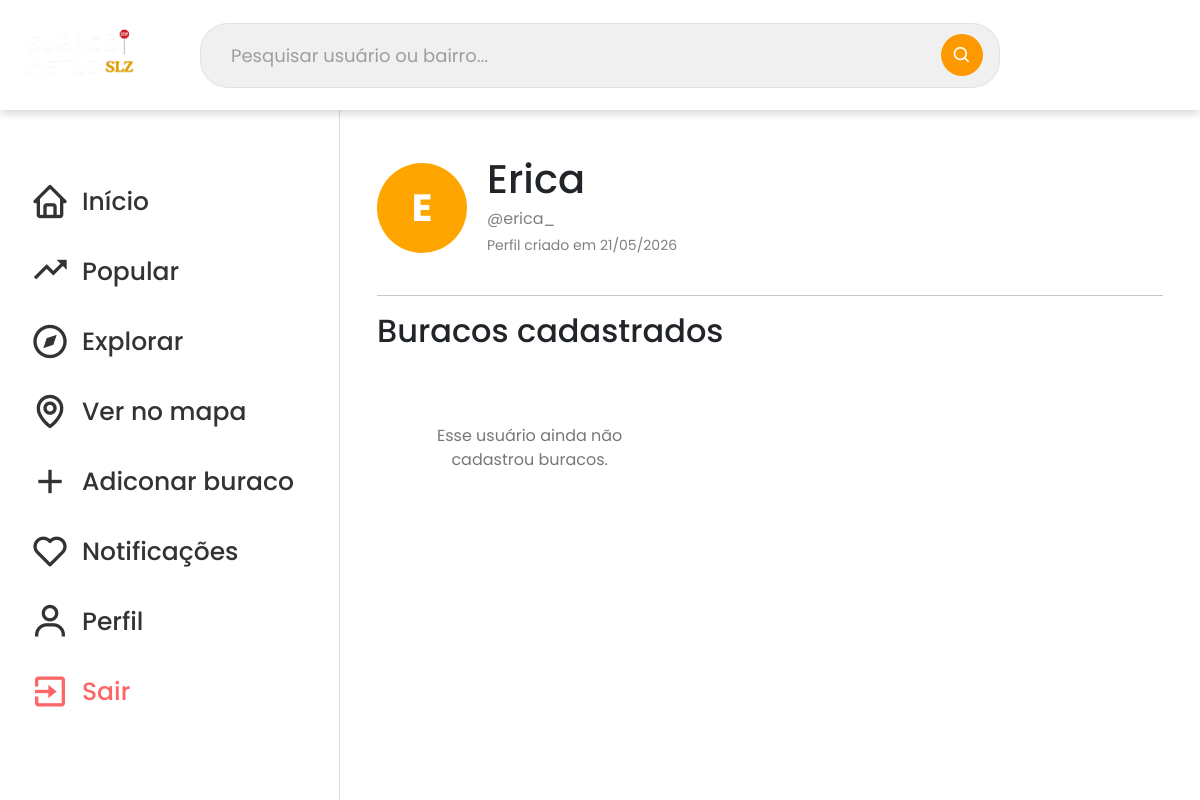
Before: /perfil/erica_/ (signed in) with the older database file.
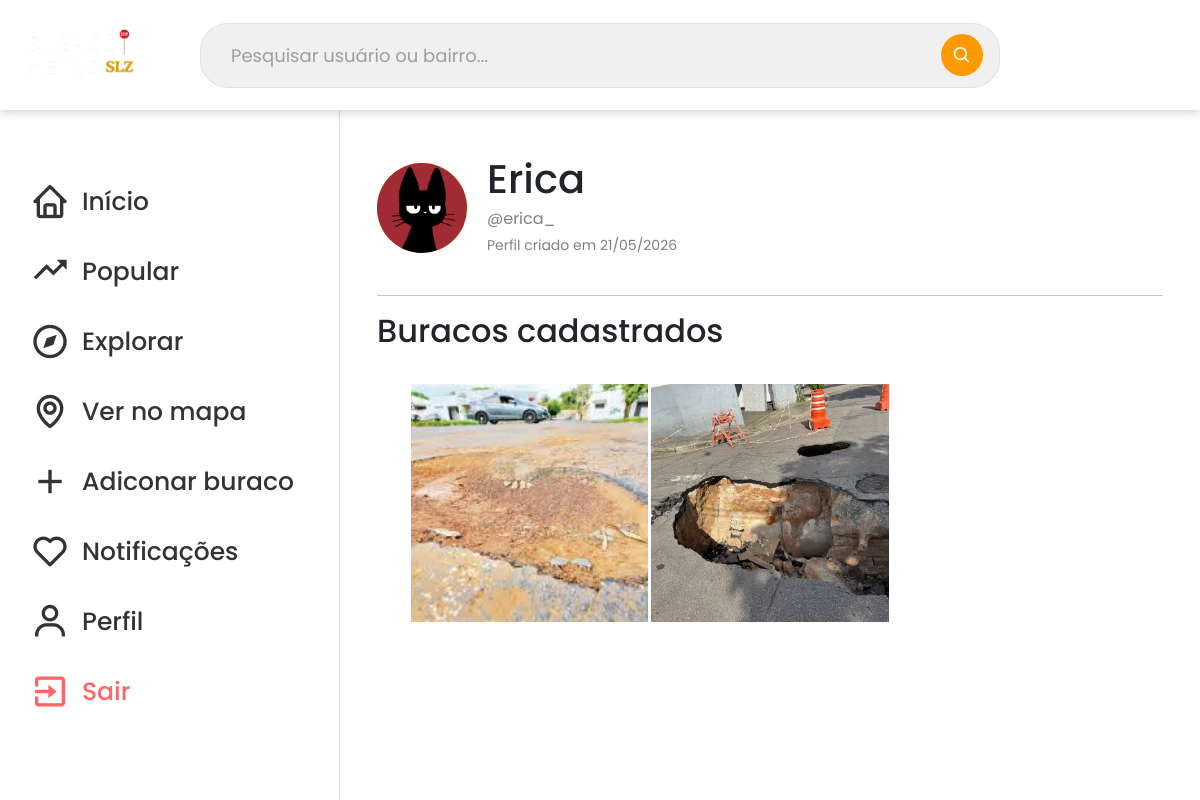
After: the same page with the newer database file.
### usuarios/models.py (models this page shows, shortened)
class CustomUser(AbstractUser):
    date_of_birth = models.DateField(null=True, blank=True)
    name = models.CharField(max_length=255, null=True, blank=True)
    foto = models.ImageField(upload_to='perfis/', null=True, blank=True)
    objects = UserManager()

### buracos/models.py (models this page shows, shortened)
class Buraco(models.Model):
    titulo = models.CharField(max_length=255)
    descricao = models.TextField()
    local = models.CharField(max_length=255)
    endereco = models.CharField(max_length=255)
    url_imagem = models.URLField()
    tamanho = models.SmallIntegerField(default=1)
    data_atual = models.DateTimeField(auto_now_add=True)
    created_at = models.DateTimeField(auto_now_add=True)  # Data e hora de criação (preenchido automaticamente)
    updated_at = models.DateTimeField(auto_now=True)  # Data e hora de última atualização (atualizado automaticamente)
    usuario = models.ForeignKey(settings.AUTH_USER_MODEL, on_delete=models.CASCADE, null=True, blank=True)

### usuarios/views.py (the view)
# urls.py: path('perfil/<str:username>/', perfilPublicoView, name='perfilPublicoView'),
def perfilPublicoView(request, username):
    usuario_perfil = get_object_or_404(CustomUser, username=username)
    buracos = Buraco.objects.filter(usuario=usuario_perfil).order_by('-created_at')
    return render(request, 'usuarios/perfil_publico.html', {
        'usuario_perfil': usuario_perfil,
        'buracos': buracos,
    })

### usuarios/templates/usuarios/perfil_publico.html (shortened to what this page needs)
{% extends 'principal/principal.html' %}
{% load static %}
{% block content %}
<div class="perfil-container">
    <div class="perfil-header">
        <div class="perfil-avatar">
            {% if usuario_perfil.foto %}
                <img src="{{ usuario_perfil.foto.url }}" alt="Foto de perfil">
            {% else %}
                {{ usuario_perfil.username|slice:":1"|upper }}
            {% endif %}
        </div>
        <div class="perfil-info">
            <h1>
                {{ usuario_perfil.name|default:usuario_perfil.username }}
            </h1>
            <p>
                @{{ usuario_perfil.username }}
                <p class="perfil-data">
                    Perfil criado em {{ usuario_perfil.date_joined|date:"d/m/Y" }}
                </p>
            </p>
        </div>
    </div>
    <hr>
    <h2 class="perfil-subtitle">
        Buracos cadastrados
    </h2>
    <div class="feed-container">
        <div class="explorar-grid perfil-grid">
    {% for buraco in buracos %}
        <a href="{% url 'detalheBuracoView' buraco.id %}" class="explorar-item" data-index="{{ forloop.counter0 }}">
            <img src="{% static 'image-users/' %}{{ buraco.url_imagem }}" alt="{{ buraco.titulo }}">
        </a>
    {% empty %}
        <p class="empty-feed">Esse usuário ainda não cadastrou buracos.</p>
    {% endfor %}
</div>
    </div>
</div>
{% endblock %}

Changed rows visible on the page:
changed CustomUser "Erica": foto: picture added; username "E" → (not shown)
added Buraco: url_imagem (picture)
added Buraco: url_imagem (picture)
Other visible differences:
text no longer shown: "Esse usuário ainda não cadastrou buracos."
